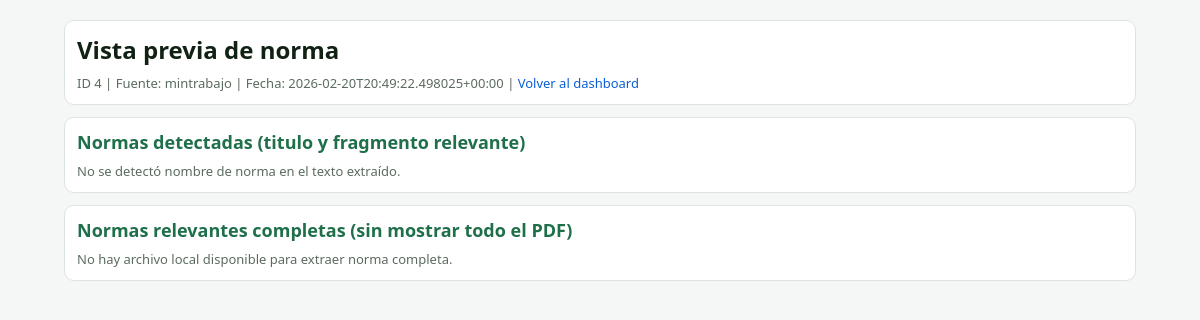
The app's page /preview/4 with its own data.
### tables this page shows
CREATE TABLE pdf_procesados (
  id INTEGER PRIMARY KEY AUTOINCREMENT,
  fuente TEXT NOT NULL,
  url_pdf TEXT NOT NULL,
  hash_pdf TEXT,
  fecha_captura TEXT NOT NULL,
  ruta_local TEXT,
  match INTEGER NOT NULL DEFAULT 0,
  keywords_encontradas TEXT,
  norma_detectada TEXT,
  fragmento_relevante TEXT,
  pagina_detectada INTEGER,
  UNIQUE(fuente, url_pdf)
);

### app.py (the view, shortened to what this page needs)
@app.route("/preview/<int:row_id>")
def preview_row(row_id: int):
    full_mode = request.args.get("full", "0").strip() == "1"
    with get_conn() as conn:
        row = conn.execute(
            """
            SELECT id, fuente, url_pdf, fecha_captura, ruta_local, match, keywords_encontradas, norma_detectada, fragmento_relevante, pagina_detectada
            FROM pdf_procesados
            WHERE id = ?
            LIMIT 1
            """,
            (row_id,),
        ).fetchone()
    if not row:
        abort(404, description="Resultado no encontrado.")
    local_path = Path(row["ruta_local"]) if row["ruta_local"] else None
    local_exists = bool(local_path and local_path.exists())
    full_text = ""
    doc_title = ""
    doc_subtitle = ""
    legal_refs: list[str] = []
    context_lines: list[str] = []
    ref_context_map: dict[str, list[str]] = {}
    norm_items: list[dict] = []
    preview_text = ""
    db_ref = (row["norma_detectada"] or "").strip()
    db_fragment = (row["fragmento_relevante"] or "").strip()
    db_page = int(row["pagina_detectada"]) if row["pagina_detectada"] else None
    if not legal_refs and db_ref:
        legal_refs = [db_ref]
    if (not full_mode) and db_fragment:
        chosen_fragment = _normalize_legal_fragment(db_fragment) or db_fragment
        context_lines = [chosen_fragment]
        if legal_refs:
            ref_context_map = {legal_refs[0].lower(): [chosen_fragment]}
    norm_items = _build_norm_blocks(
        legal_refs,
        full_text,
        context_lines,
        ref_context_map=ref_context_map,
        full_mode=full_mode,
    )
    return render_template(
        "preview.html",
        row=dict(row),
        local_exists=local_exists,
        doc_title=doc_title,
        doc_subtitle=doc_subtitle,
        legal_refs=legal_refs,
        norm_items=norm_items,
        context_lines=context_lines,
        full_text=full_text,
        preview_text=preview_text,
        full_mode=full_mode,
        pagina_detectada=(int(row["pagina_detectada"]) if row["pagina_detectada"] else None),
        pdf_view_url=url_for("open_pdf", row_id=int(row["id"])),
    )

### app.py (called while the page is built, shortened)
def get_conn() -> sqlite3.Connection:
    conn = sqlite3.connect(DB_PATH)
    conn.row_factory = sqlite3.Row
    return conn

def _build_norm_blocks(
    legal_refs: list[str],
    full_text: str,
    context_lines: list[str],
    ref_context_map: dict[str, list[str]] | None = None,
    full_mode: bool = False,
) -> list[dict]:
    grouped: dict[str, list[str]] = {}
    order: list[str] = []
    blocks = []
    return blocks

### templates/preview.html (shortened to what this page needs)
<!doctype html>
<html lang="es">
<head>
</head>
<body>
  <div class="wrap">
    <div class="card">
      <h1>Vista previa de norma</h1>
      <div class="muted">
        ID {{ row.id }} | Fuente: {{ row.fuente }} | Fecha: {{ row.fecha_captura }} |
        <a href="{{ url_for('index') }}">Volver al dashboard</a>
      </div>
    </div>
    <div class="card">
      <h2>Normas detectadas (titulo y fragmento relevante)</h2>
      {% if norm_items %}
      {% for item in norm_items %}
      <div class="norm-item">
        <div class="norm-title">
          Titulo:
          {% for t in item.titles %}
            {{ t }}{% if not loop.last %} | {% endif %}
          {% endfor %}
        </div>
        <div class="norm-text">{{ item.text }}</div>
      </div>
      {% endfor %}
      {% else %}
      <div class="muted">No se detectó nombre de norma en el texto extraído.</div>
      {% endif %}
    </div>
    <div class="card">
      <h2>Normas relevantes completas (sin mostrar todo el PDF)</h2>
      {% if local_exists and full_mode and norm_items %}
      {% for item in norm_items %}
      <div class="norm-item">
        <div class="norm-title">
          Titulo:
          {% for t in item.titles %}
            {{ t }}{% if not loop.last %} | {% endif %}
          {% endfor %}
        </div>
        <div class="norm-text">{{ item.text }}</div>
      </div>
      {% endfor %}
      {% elif local_exists and full_mode %}
      <div class="muted">No se encontraron normas relevantes para mostrar en modo completo.</div>
      {% elif local_exists %}
      <div class="muted">Vista rápida cargada. Cargar normas relevantes completas puede tardar varios segundos.</div>
      <a class="btn" href="{{ url_for('preview_row', row_id=row.id, full=1) }}">Cargar normas relevantes completas</a>
      {% else %}
      <div class="muted">No hay archivo local disponible para extraer norma completa.</div>
      {% endif %}
    </div>
  </div>
</body>
</html>

### templates/preview.html (style rules this page uses)
:root { --bg: #f4f7f5; --card: #ffffff; --ink: #112215; --muted: #5b6b60; --line: #dbe5dd; --accent: #1f6f4a; }
* { box-sizing: border-box; }
body { margin: 0; background: var(--bg); color: var(--ink); font-family: "Segoe UI", Tahoma, sans-serif; }
.wrap { max-width: 1100px; margin: 20px auto; padding: 0 14px 20px; }
.card { background: var(--card); border: 1px solid var(--line); border-radius: 10px; padding: 12px; margin-bottom: 12px; }
h1 { margin: 0 0 8px; font-size: 24px; }
h2 { margin: 0 0 8px; font-size: 18px; color: var(--accent); }
.muted { color: var(--muted); font-size: 13px; }
a { color: #0b5ed7; text-decoration: none; }

### records on screen
pdf_procesados: id "4", fuente "mintrabajo", fecha_captura "2026-02-20T20:49:22.498025+00:00"
